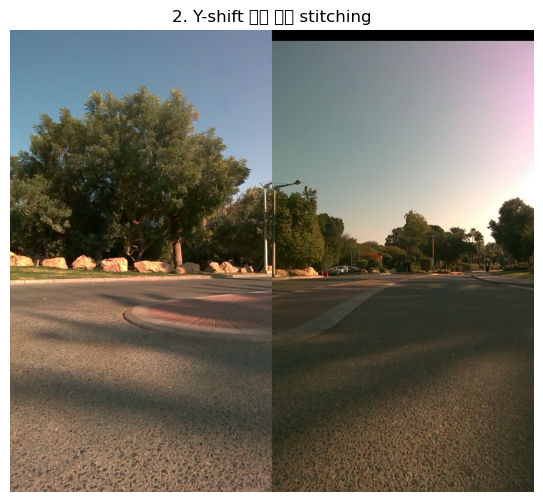
#> input picture study_0630/shift.png, 543 x 502 px, given as the content of the folder data/right, which was not available
$ python batch_stitching_with_homography.py
#> lines starting #> are read from the running program, lines starting #| are printed output that depends on the picture; pictures that were not available may be replaced by others from this repository, and a replacement may not be noted
"""
호모그래피 행렬을 사용한 배치 이미지 스티칭
- superglue_matching.py에서 계산된 호모그래피 행렬을 전체 시퀀스에 적용
"""

import cv2
import numpy as np
import os
from pathlib import Path
from glob import glob

def load_homography_matrix(matrix_path):
#> called with matrix_path = 'homography_matrix.npy'
    if matrix_path and os.path.exists(matrix_path):
        return np.load(matrix_path)
#> (reads study_0630/homography_matrix.npy from the repository)
    else:
        print(f"호모그래피 행렬 파일을 찾을 수 없습니다: {matrix_path}")
        return None

def simple_crop(stitched_img, tolerance=5):
    gray = cv2.cvtColor(stitched_img, cv2.COLOR_BGR2GRAY)
    height, width = gray.shape
    center_x, center_y = width // 2, height // 2
    # 초기 크기: 전체의 1/2
    cur_w = int(width * 0.5)
    cur_h = int(height * 0.5)
    # 초기 영역
    x1 = center_x - cur_w // 2
    y1 = center_y - cur_h // 2
    x2 = center_x + cur_w // 2
    y2 = center_y + cur_h // 2
    # 경계 보정
    x1 = max(0, x1)
    y1 = max(0, y1)
    x2 = min(width, x2)
    y2 = min(height, y2)
    best_bbox = (x1, y1, x2, y2)
    while True:
        # 다음 크기
        next_w = int(cur_w * 1.1)
        next_h = int(cur_h * 1.1)
        next_x1 = center_x - next_w // 2
        next_y1 = center_y - next_h // 2
        next_x2 = center_x + next_w // 2
        next_y2 = center_y + next_h // 2
        # 경계 보정
        next_x1 = max(0, next_x1)
        next_y1 = max(0, next_y1)
        next_x2 = min(width, next_x2)
        next_y2 = min(height, next_y2)
        region = gray[next_y1:next_y2, next_x1:next_x2]
        if np.any(region <= tolerance):
            break
        # black이 없으면 확장
        best_bbox = (next_x1, next_y1, next_x2, next_y2)
        cur_w, cur_h = next_w, next_h
        # 전체 이미지 크기에 도달하면 중지
        if cur_w >= width or cur_h >= height:
            break
    x1, y1, x2, y2 = best_bbox
    return stitched_img[y1:y2, x1:x2]

def stitch_image_pair(img1, img2, H):
    if H is None:
        return img2
    h1, w1 = img1.shape[:2]
    h2, w2 = img2.shape[:2]
    corners1 = np.float32([[0, 0], [w1, 0], [w1, h1], [0, h1]]).reshape(-1, 1, 2)
    corners2 = cv2.perspectiveTransform(corners1, H)
    all_corners = np.concatenate([corners1, corners2])
    [xmin, ymin] = np.int32(all_corners.min(axis=0).ravel() - 0.5)
    [xmax, ymax] = np.int32(all_corners.max(axis=0).ravel() + 0.5)
    t = [-xmin, -ymin]
    Ht = np.array([[1, 0, t[0]], [0, 1, t[1]], [0, 0, 1]])
    result = cv2.warpPerspective(img1, Ht.dot(H), (xmax-xmin, ymax-ymin))
    result[t[1]:h2+t[1], t[0]:w2+t[0]] = img2
    return result

def batch_stitch_with_homography(left_dir, right_dir, output_dir, H):
#> called with left_dir = './data/right', right_dir = './data/left', output_dir = './data/', H = array of shape (3, 3)
    original_dir = os.path.join(output_dir, "original")
    cropped_dir = os.path.join(output_dir, "cropped")
    os.makedirs(original_dir, exist_ok=True)
    os.makedirs(cropped_dir, exist_ok=True)
    left_files = sorted(list(Path(left_dir).glob("*.png")))
    right_files = sorted(list(Path(right_dir).glob("*.png")))
    n = min(len(left_files), len(right_files))
    for i in range(n):
        left_img = cv2.imread(str(left_files[i]))
#> left_img is the input picture: shape (502, 543, 3); mean B, G, R 104.9, 115.9, 120.3
        right_img = cv2.imread(str(right_files[i]))
        if left_img is None or right_img is None:
            continue
        stitched = stitch_image_pair(left_img, right_img, H)
#> in stitch_image_pair, `result = cv2.warpPerspective(img1, Ht.dot(H), (xmax-xmin, ymax-ymin))`:
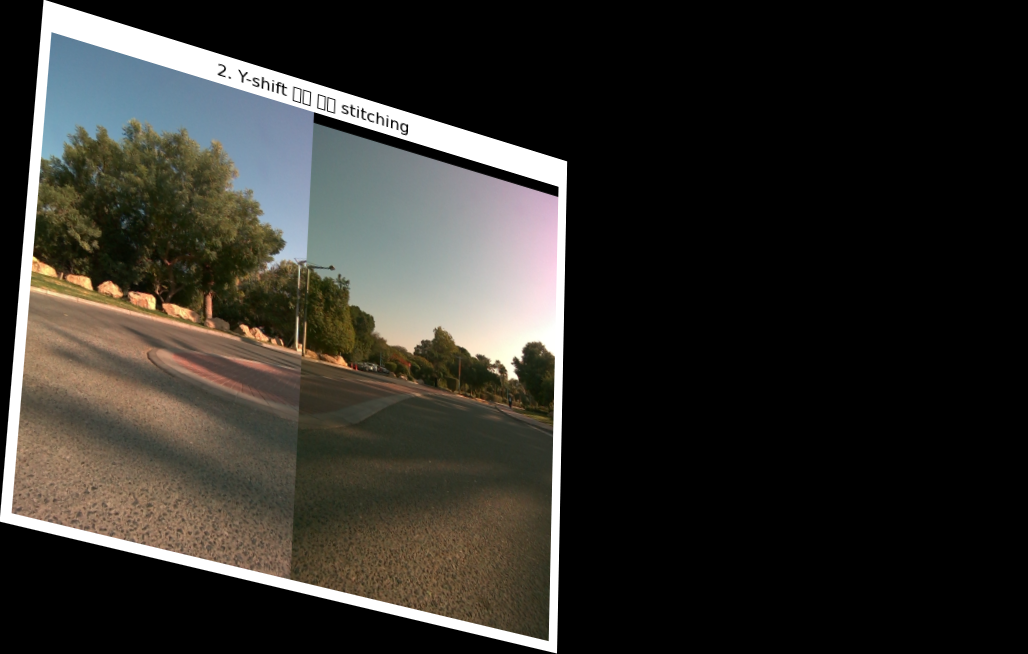
#> result: shape (654, 1028, 3); mean B, G, R 42.6, 47.4, 49.4
#> in stitch_image_pair, `result[t[1]:h2+t[1], t[0]:w2+t[0]] = img2`:
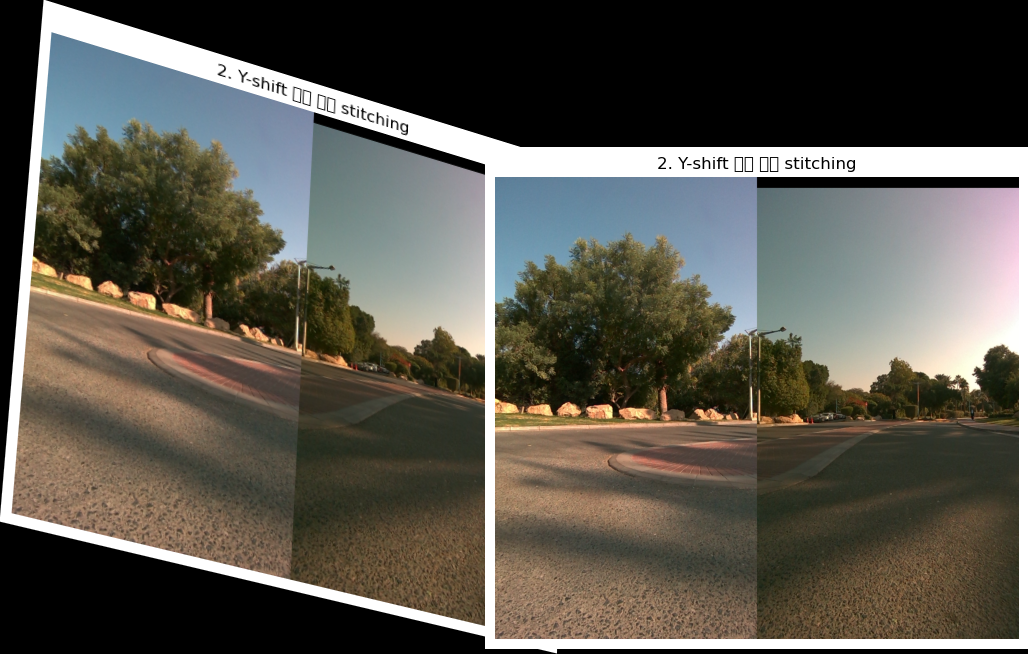
#> result: shape (654, 1028, 3); mean B, G, R 77.7, 86.5, 89.9
        # 원본 저장
        cv2.imwrite(os.path.join(original_dir, f"stitched_{i:05d}.png"), stitched)
        # 크롭 저장
        cropped = simple_crop(stitched)
#> in simple_crop, `gray = cv2.cvtColor(stitched_img, cv2.COLOR_BGR2GRAY)`:
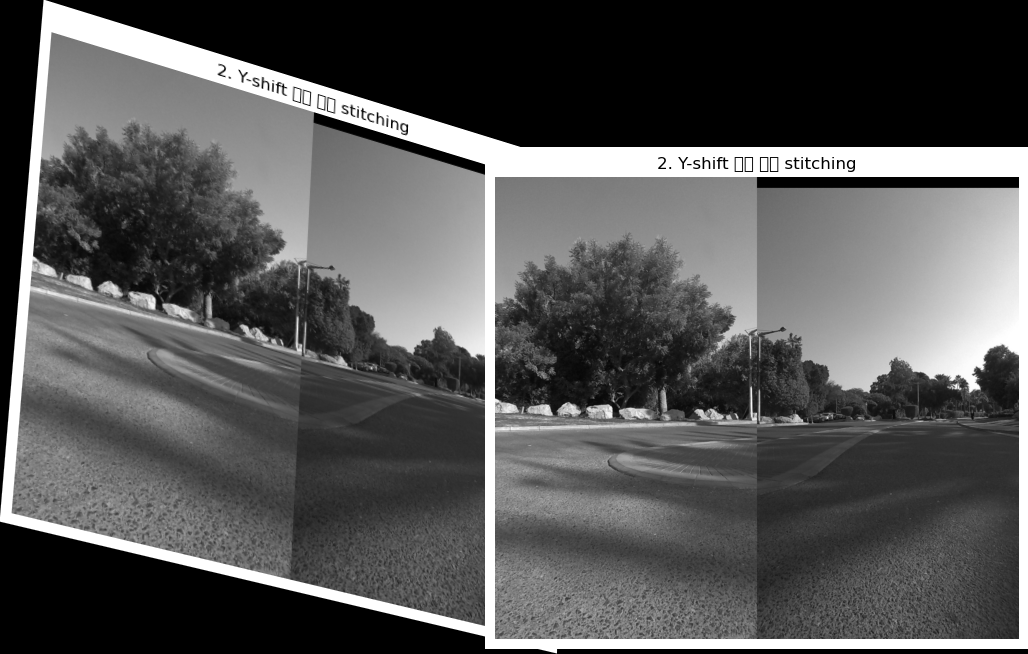
#> gray: shape (654, 1028); min 0, max 255, mean 86.5
#> the loop in simple_crop, `while True:` made 1 pass
#> pass 1, in simple_crop, `region = gray[next_y1:next_y2, next_x1:next_x2]`:
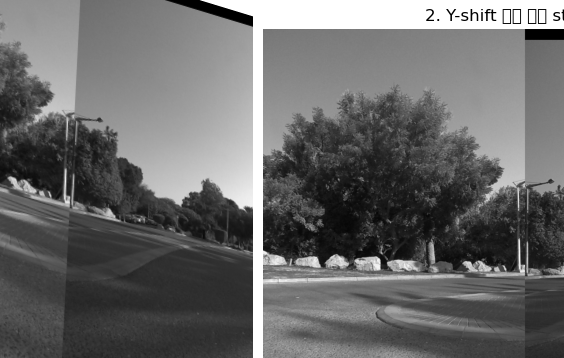
#> region: shape (358, 564); min 0, max 255, mean 106
#> in simple_crop, `return stitched_img[y1:y2, x1:x2]`:
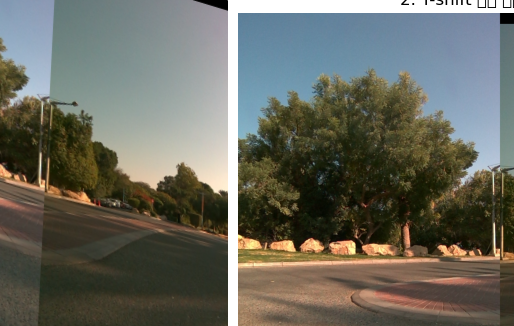
#> returned value: shape (326, 514, 3); mean of channels 0, 1, 2 95.9, 105.9, 105.6; drawn as B, G, R
        cv2.imwrite(os.path.join(cropped_dir, f"stitched_{i:05d}.png"), cropped)

def save_images_to_video(image_dir, output_video_path, fps=30):
    image_files = sorted(glob(os.path.join(image_dir, '*.png')))
    if not image_files:
        print(f"No images found in {image_dir}")
        return
    first_img = cv2.imread(image_files[0])
    height, width = first_img.shape[:2]
    fourcc = cv2.VideoWriter_fourcc(*'mp4v')
    out = cv2.VideoWriter(output_video_path, fourcc, fps, (width, height))
    for img_path in image_files:
        img = cv2.imread(img_path)
        if img is not None:
            out.write(img)
    out.release()
    print(f"Saved video: {output_video_path}")

if __name__ == "__main__":
    # 경로 및 파일명 설정
    left_dir = "./data/right"
    right_dir = "./data/left"
    output_dir = "./data/"
    homography_file = "homography_matrix.npy"
    H = load_homography_matrix(homography_file)
    if H is not None:
        print('start stitching')
        batch_stitch_with_homography(left_dir, right_dir, output_dir, H)
        # 동영상 저장
        print('start saving video')
        save_images_to_video(os.path.join(output_dir, "original"), os.path.join(output_dir, "original.mp4"), fps=30)
        print('start saving cropped video')
        save_images_to_video(os.path.join(output_dir, "cropped"), os.path.join(output_dir, "cropped.mp4"), fps=30)
        print('done')
